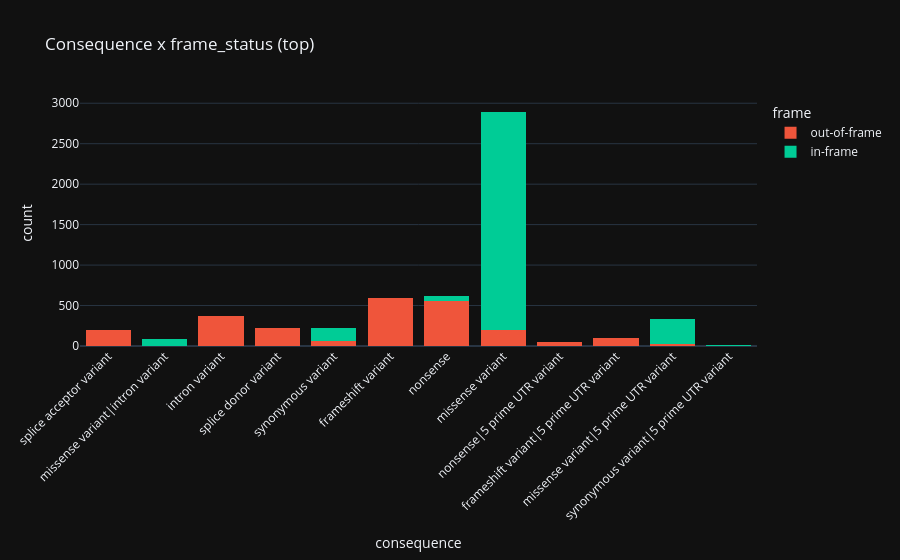

Notebook cell for this chart:
### Markdown cell above
## 5. 📊 consequence with frame_status

### Code cell
top_cons = d['consequence'].value_counts().head(12).index
tmp = d[d['consequence'].isin(top_cons)][['consequence', 'frame']]
fig = px.histogram(tmp, x='consequence', color='frame', barmode='stack', title='Consequence x frame_status (top)')
fig.update_xaxes(tickangle=-45)
fig.show()

### Figure 1 — Plotly figure (JSON) as saved in the notebook; plotly's stock layout.template omitted (floating-point values rounded to 4 significant figures; data arrays with more than 128 entries replaced by an {"elided": "..."} marker saying what was removed)
{"data": [{"bingroup": "x", "hovertemplate": "frame=out-of-frame<br>consequence=%{x}<br>count=%{y}<extra></extra>", "legendgroup": "out-of-frame", "marker": {"color": "#EF553B", "pattern": {"shape": ""}}, "name": "out-of-frame", "orientation": "v", "showlegend": true, "x": {"elided": "2392 str values"}, "xaxis": "x", "yaxis": "y", "type": "histogram"}, {"bingroup": "x", "hovertemplate": "frame=in-frame<br>consequence=%{x}<br>count=%{y}<extra></extra>", "legendgroup": "in-frame", "marker": {"color": "#00cc96", "pattern": {"shape": ""}}, "name": "in-frame", "orientation": "v", "showlegend": true, "x": {"elided": "3297 str values"}, "xaxis": "x", "yaxis": "y", "type": "histogram"}], "layout": {"xaxis": {"anchor": "y", "domain": [0.0, 1.0], "title": {"text": "consequence"}, "tickangle": -45}, "yaxis": {"anchor": "x", "domain": [0.0, 1.0], "title": {"text": "count"}}, "legend": {"title": {"text": "frame"}, "tracegroupgap": 0}, "title": {"text": "Consequence x frame_status (top)"}, "barmode": "stack"}}
